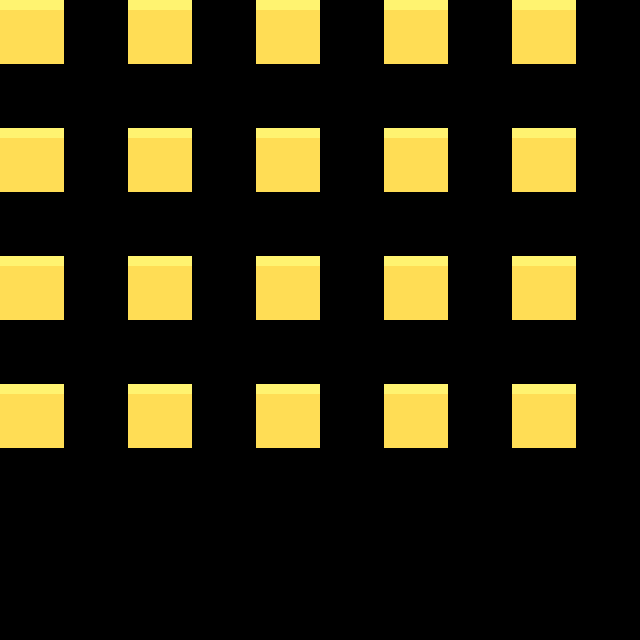

This game map was drawn from its Tiled (.tmx) file and the tilesets committed beside it. A one-line description and the trimmed map source follow:
An orthogonal 10x10 tile map with 64x64 px tiles, 3 tile layers (regions, input_1, output_1).

<map version="1.0" orientation="orthogonal" renderorder="right-down" width="10" height="10" tilewidth="64" tileheight="64" nextobjectid="2321">
 <tileset firstgid="1" name="forest" tilewidth="70" tileheight="70">
  <tileoffset x="-3" y="3" />
  <image source="forest2.png" width="700" height="980" />
 </tileset>
 <layer name="regions" width="10" height="10">
  <data>[100 cells, 20 non-empty, 1 distinct tile ids]</data>
 </layer>
 <layer name="input_1" width="10" height="10">
  <data>[100 cells, 20 non-empty, 20 distinct tile ids]</data>
 </layer>
 <layer name="output_1" width="10" height="10">
  <data>[100 cells, 20 non-empty, 1 distinct tile ids]</data>
 </layer>
</map>
